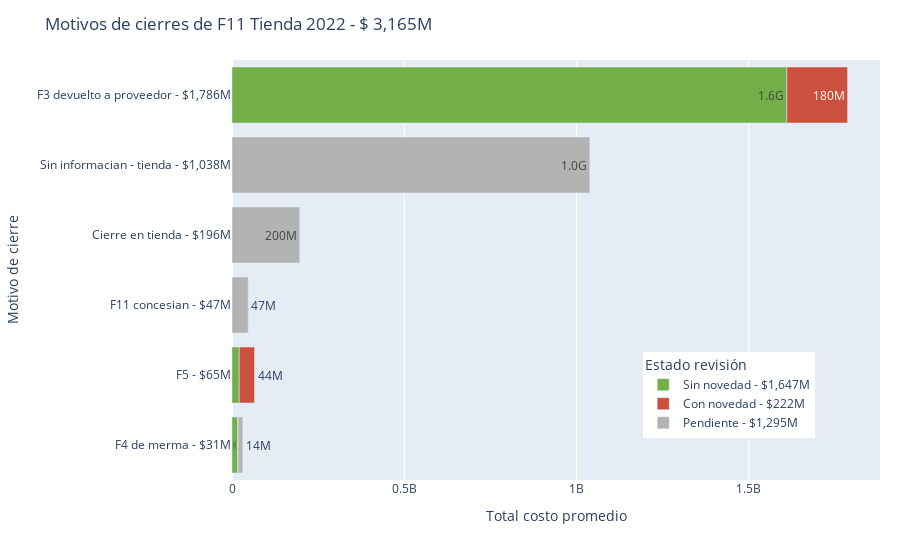

The code cell stored with this chart in its notebook:
### Code cell
fig_con_total = px.bar(con_tienda, orientation='h', y ='status_final', x='costo_total', title= f"Motivos de cierres de F11 Tienda 2022 - $ {total_tienda/1e6:,.0f}M", 
labels={ 'costo_total':'Total costo promedio', 'status_final':'Motivo de cierre', 'rev':'Estado revisión'}, text='costo_total',text_auto='.2s', 
color_discrete_sequence=[ 'rgb(115, 175, 72)','rgb(204, 80, 62)','rgb(179, 179, 179)' ], color ='rev', category_orders=co_tienda ) 
fig_con_total.update_layout(legend=dict(yanchor="bottom", y=0.1, xanchor="right", x=0.9))
fig_con_total.update_layout(margin_r=20, margin_t=60)
# fig_con_total.write_image(f'images/{dt_string}_con_tienda.svg',width=700, height=400, engine='orca') # 820 , 350 
fig_con_total.show()

### Figure 1 — Plotly figure (JSON) as saved in the notebook; plotly's stock layout.template omitted (floating-point values rounded to 4 significant figures)
{"data": [{"alignmentgroup": "True", "hovertemplate": "Estado revisión=Sin novedad - $1,647M<br>Total costo promedio=%{text}<br>Motivo de cierre=%{y}<extra></extra>", "legendgroup": "Sin novedad - $1,647M", "marker": {"color": "rgb(115, 175, 72)", "pattern": {"shape": ""}}, "name": "Sin novedad - $1,647M", "offsetgroup": "Sin novedad - $1,647M", "orientation": "h", "showlegend": true, "text": [1610000000.0, 21020000.0, 16260000.0], "textposition": "auto", "texttemplate": "%{x:.2s}", "type": "bar", "x": [1610000000.0, 21020000.0, 16260000.0], "xaxis": "x", "y": ["F3 devuelto a proveedor - $1,786M", "F5 - $65M", "F4 de merma - $31M"], "yaxis": "y"}, {"alignmentgroup": "True", "hovertemplate": "Estado revisión=Con novedad - $222M<br>Total costo promedio=%{text}<br>Motivo de cierre=%{y}<extra></extra>", "legendgroup": "Con novedad - $222M", "marker": {"color": "rgb(204, 80, 62)", "pattern": {"shape": ""}}, "name": "Con novedad - $222M", "offsetgroup": "Con novedad - $222M", "orientation": "h", "showlegend": true, "text": [176200000.0, 44310000.0, 1488000.0], "textposition": "auto", "texttemplate": "%{x:.2s}", "type": "bar", "x": [176200000.0, 44310000.0, 1488000.0], "xaxis": "x", "y": ["F3 devuelto a proveedor - $1,786M", "F5 - $65M", "F4 de merma - $31M"], "yaxis": "y"}, {"alignmentgroup": "True", "hovertemplate": "Estado revisión=Pendiente - $1,295M<br>Total costo promedio=%{text}<br>Motivo de cierre=%{y}<extra></extra>", "legendgroup": "Pendiente - $1,295M", "marker": {"color": "rgb(179, 179, 179)", "pattern": {"shape": ""}}, "name": "Pendiente - $1,295M", "offsetgroup": "Pendiente - $1,295M", "orientation": "h", "showlegend": true, "text": [1038000000.0, 196400000.0, 47020645, 13590000.0], "textposition": "auto", "texttemplate": "%{x:.2s}", "type": "bar", "x": [1038000000.0, 196400000.0, 47020645, 13590000.0], "xaxis": "x", "y": ["Sin informacian - tienda - $1,038M", "Cierre en tienda - $196M", "F11 concesian - $47M", "F4 de merma - $31M"], "yaxis": "y"}], "layout": {"barmode": "relative", "legend": {"title": {"text": "Estado revisión"}, "tracegroupgap": 0, "x": 0.9, "xanchor": "right", "y": 0.1, "yanchor": "bottom"}, "margin": {"r": 20, "t": 60}, "title": {"text": "Motivos de cierres de F11 Tienda 2022 - $ 3,165M"}, "xaxis": {"anchor": "y", "domain": [0, 1], "title": {"text": "Total costo promedio"}}, "yaxis": {"anchor": "x", "categoryarray": ["F4 de merma - $31M", "F5 - $65M", "F11 concesian - $47M", "Cierre en tienda - $196M", "Sin informacian - tienda - $1,038M", "F3 devuelto a proveedor - $1,786M"], "categoryorder": "array", "domain": [0, 1], "title": {"text": "Motivo de cierre"}}}}
